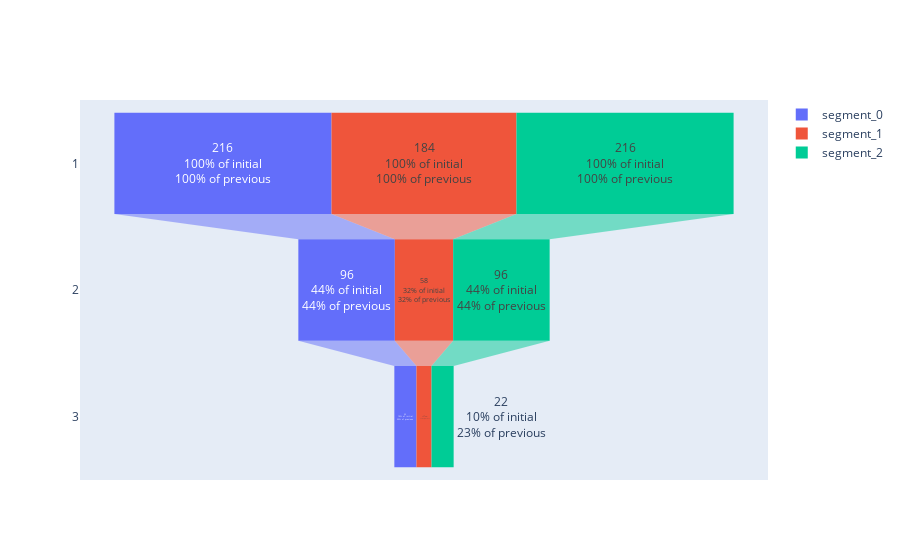

The cell this chart's notebook holds for it:
### Code cell
funnel.plot()

### Figure 1 — Plotly figure (JSON) as saved in the notebook; plotly's stock layout.template omitted (floating-point values rounded to 4 significant figures)
{"data": [{"name": "segment_0", "orientation": "h", "textinfo": "value+percent initial+percent previous", "type": "funnel", "x": [216, 96, 22], "y": ["1", "2", "3"]}, {"name": "segment_1", "orientation": "h", "textinfo": "value+percent initial+percent previous", "type": "funnel", "x": [184, 58, 15], "y": ["1", "2", "3"]}, {"name": "segment_2", "orientation": "h", "textinfo": "value+percent initial+percent previous", "type": "funnel", "x": [216, 96, 22], "y": ["1", "2", "3"]}], "layout": {}}
